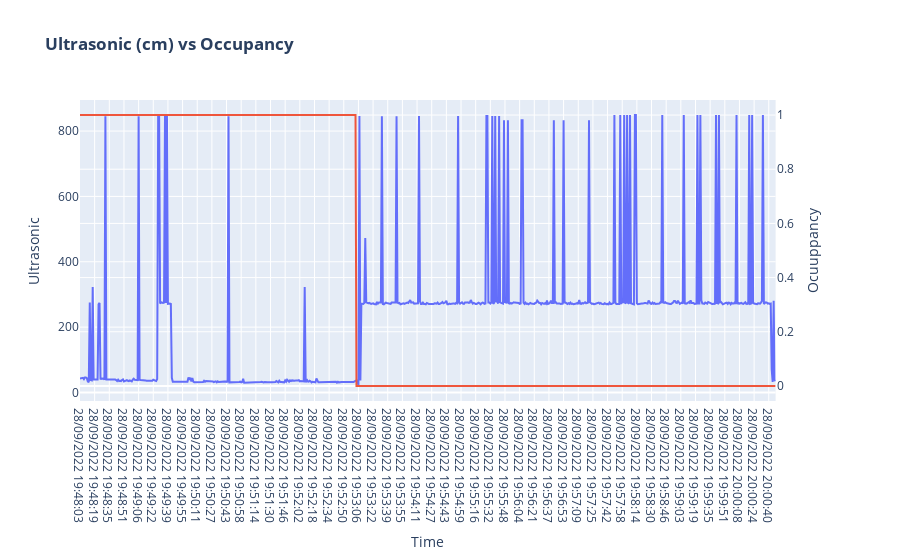

Notebook code for this chart:
### Code cell
fig = make_subplots(specs=[[{"secondary_y": True}]])
fig.add_trace(
    go.Scatter(x=data['time'], y=data['Distance']),
    secondary_y=False,
)
fig.add_trace(
    go.Scatter(x=data['time'], y=data['label']),
    secondary_y=True)
fig.update_layout(
    title_text="<b>Ultrasonic (cm) vs Occupancy</b>"
)

# Set x-axis title
fig.update_xaxes(title_text="Time")

# Set y-axes titles
fig.update_yaxes(title_text="Ultrasonic", secondary_y=False)
fig.update_yaxes(title_text="Ocuuppancy", secondary_y=True)
fig.update_layout(showlegend=False)
fig.show()

### Figure 1 — Plotly figure (JSON) as saved in the notebook; plotly's stock layout.template omitted (floating-point values rounded to 4 significant figures; data arrays with more than 128 entries replaced by an {"elided": "..."} marker saying what was removed)
{"data": [{"type": "scatter", "x": {"elided": "713 str values"}, "xaxis": "x", "y": {"elided": "713 int values"}, "yaxis": "y"}, {"type": "scatter", "x": {"elided": "713 str values"}, "xaxis": "x", "y": {"elided": "713 int values"}, "yaxis": "y2"}], "layout": {"showlegend": false, "title": {"text": "<b>Ultrasonic (cm) vs Occupancy</b>"}, "xaxis": {"anchor": "y", "domain": [0, 0.94], "title": {"text": "Time"}}, "yaxis": {"anchor": "x", "domain": [0, 1], "title": {"text": "Ultrasonic"}}, "yaxis2": {"anchor": "x", "overlaying": "y", "side": "right", "title": {"text": "Ocuuppancy"}}}}
